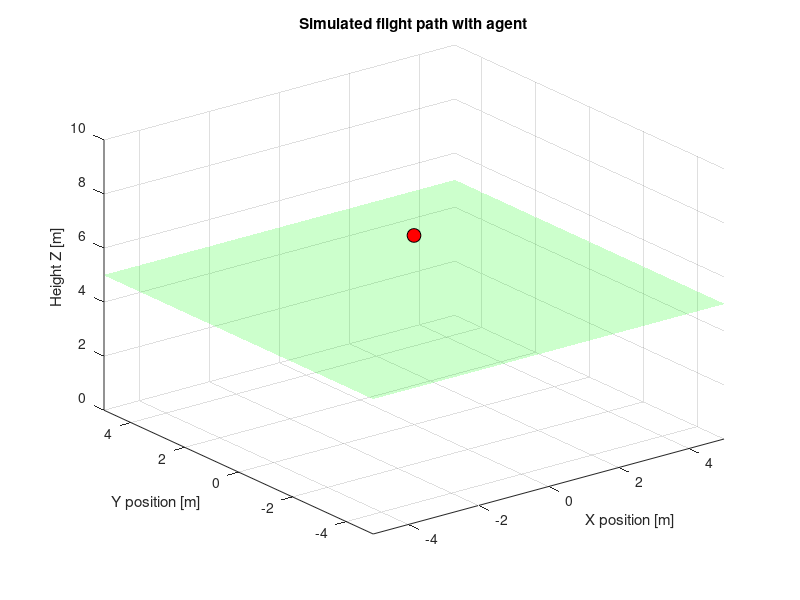

Write MATLAB code to recreate this figure. (Note: this script raises an error after producing the figure.)
% Start state
current_state = zeros(12,1);
current_state(3) = 7; % starting height
dt = 0.05;
agent.UseExplorationPolicy = false;

% 3D-Plot prepare
figure('Name', 'Quadrocopter 3D-Flug', 'NumberTitle', 'off');
hold on; grid on;
view(3); 
axis([-5 5 -5 5 0 10]); %
xlabel('X position [m]');
ylabel('Y position [m]');
zlabel('Height Z [m]');
title('Simulated flight path with agent');

% Goal height
[X_grid, Y_grid] = meshgrid(-10:10, -10:10);
Z_grid = ones(size(X_grid)) * 5;
surf(X_grid, Y_grid, Z_grid, 'FaceAlpha', 0.2, 'EdgeColor', 'none', 'FaceColor', 'g');

drone_marker = plot3(current_state(1), current_state(2), current_state(3), 'ko', 'MarkerSize', 10, 'MarkerFaceColor', 'r');
trajectory_line = animatedline('Color', 'b', 'LineWidth', 1.5);

disp('Flug startet!');

% loop for certian step size
for step = 1:400
   
    action_cell = getAction(saved_agent, current_state); 
    action = action_cell{1}; 
    next_state = physics_quadrocopter(current_state, action, dt);
    x = next_state(1);
    y = next_state(2);
    z = next_state(3);

    set(drone_marker, 'XData', x, 'YData', y, 'ZData', z); 
    addpoints(trajectory_line, x, y, z); 
    drawnow; % update picutre

    % termination criteria
    if z <= 0.01 || z > 15 ...
            || abs(next_state(7)) > 1.05 || abs(next_state(8)) > 1.05 ...
            || abs(x) > 10 || abs(y) > 10 ...
            || max(abs(next_state(10:12))) > 15
        disp(['Flug abgebrochen in Schritt ', num2str(step), ' (Absturz oder Kontrollverlust)']);
        break;
    end

    current_state = next_state;
    pause(0.05); 
end

if step == 400
    disp('Flug erfolgreich beendet! Die Drohne ist stabil geflogen.');
end
